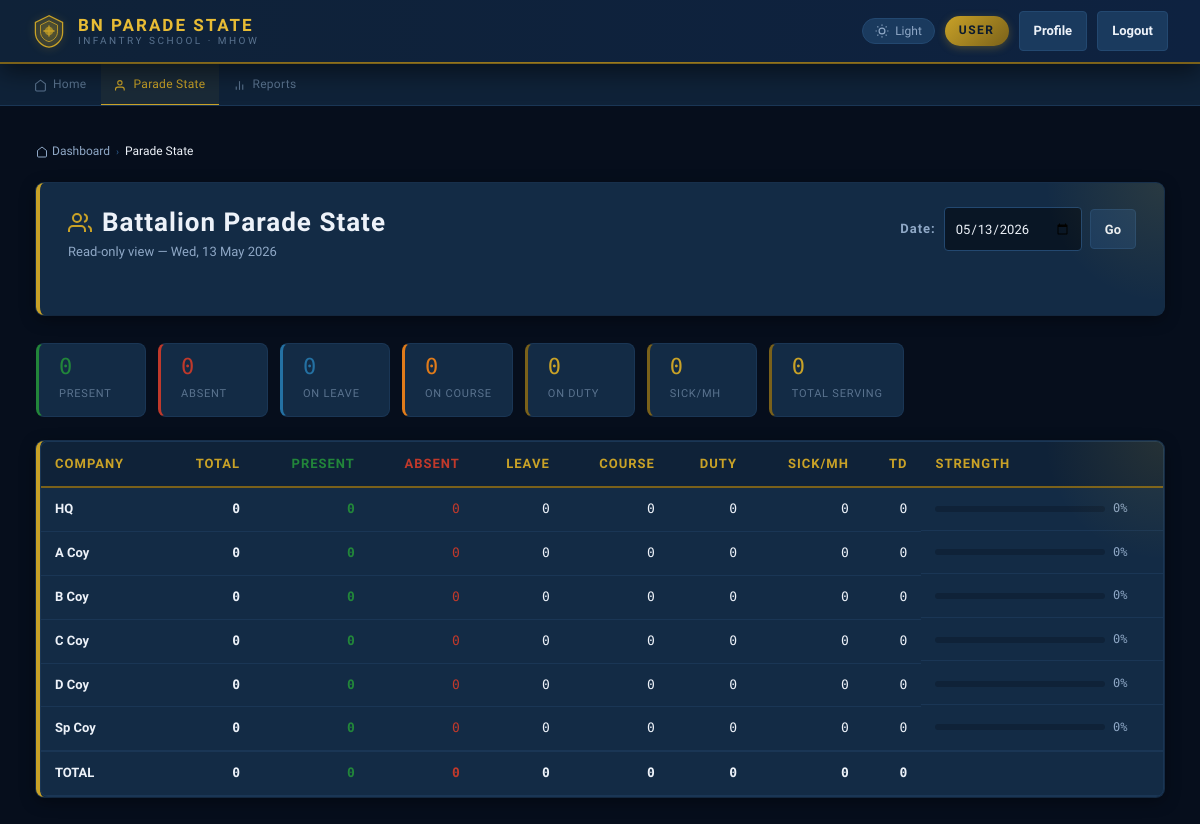
Page /user/view_parade_state.php (signed in) on the earlier database version.
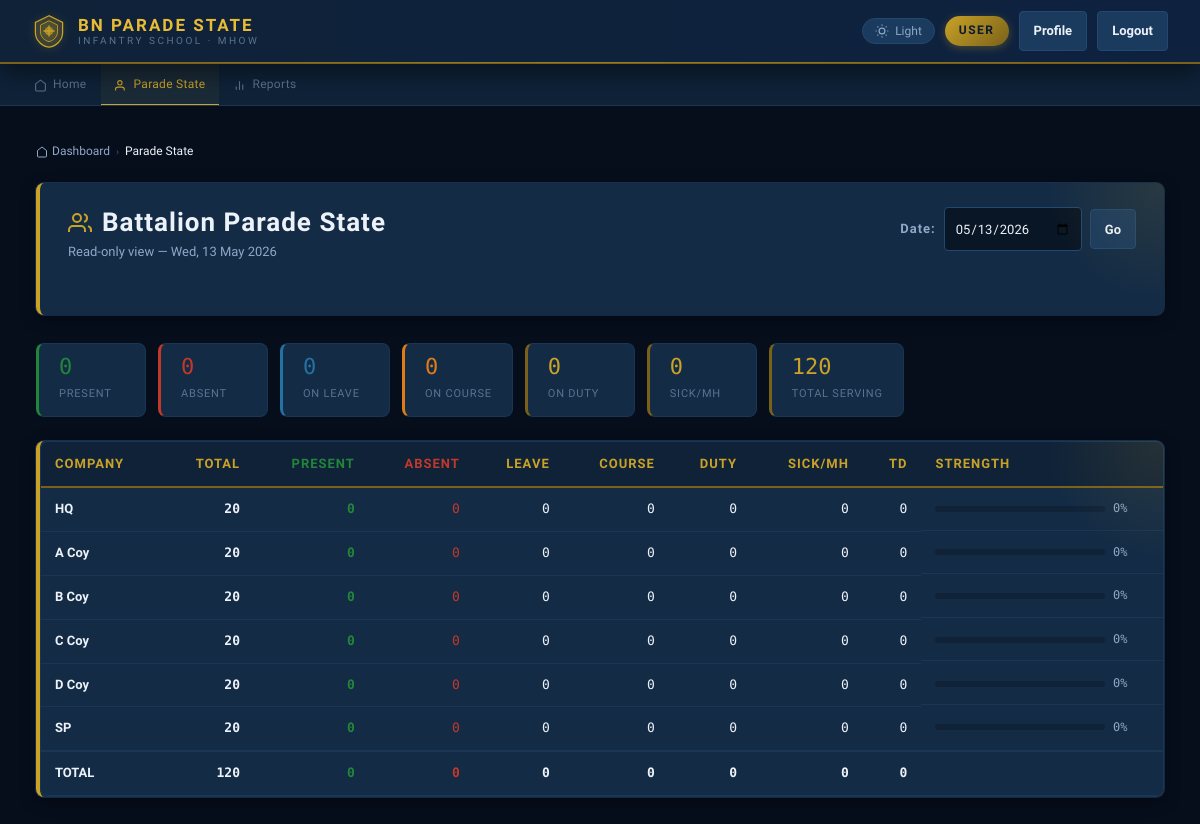
Same page on the later database version.
### tables this page shows
CREATE TABLE companies (
    id INT AUTO_INCREMENT PRIMARY KEY,
    company_name VARCHAR(100) NOT NULL,
    short_name VARCHAR(20) NOT NULL,
    is_active TINYINT DEFAULT 1
);

### user/view_parade_state.php (the view, shortened to what the changed rows need)
<?php
include("../config/db.php");
function h($v) { return htmlspecialchars((string)$v, ENT_QUOTES, 'UTF-8'); }
$today    = date("Y-m-d");
$viewDate = $_GET["date"] ?? $today;
$companies = mysqli_fetch_all(mysqli_query($conn,
    "SELECT c.id, c.company_name, c.short_name,
            COUNT(CASE WHEN p.service_status='Serving' THEN 1 END) AS total,
            COUNT(CASE WHEN a.status='Present'      THEN 1 END) AS present,
            COUNT(CASE WHEN a.status='Absent'       THEN 1 END) AS absent,
            COUNT(CASE WHEN a.status='Leave'        THEN 1 END) AS on_leave,
            COUNT(CASE WHEN a.status='Course'       THEN 1 END) AS on_course,
            COUNT(CASE WHEN a.status='Duty'         THEN 1 END) AS on_duty,
            COUNT(CASE WHEN a.status IN ('Sick Report','MH') THEN 1 END) AS sick,
            COUNT(CASE WHEN a.status='TD'           THEN 1 END) AS td
     FROM companies c
     LEFT JOIN personnel p ON p.company_id = c.id AND p.service_status = 'Serving'
     LEFT JOIN attendance a ON a.personnel_id = p.id AND a.attendance_date = '$viewDate'
     WHERE c.is_active = 1
     GROUP BY c.id
     ORDER BY c.id"), MYSQLI_ASSOC);
$totals = ['total'=>0,'present'=>0,'absent'=>0,'on_leave'=>0,'on_course'=>0,'on_duty'=>0,'sick'=>0,'td'=>0];
foreach ($companies as $c) {
    foreach ($totals as $k => $_) $totals[$k] += (int)$c[$k];
}
?>
<!DOCTYPE html>
<html lang="en">
<head>
    <link rel="stylesheet" href="../assets/css/style.css">
</head>
<body>
<main id="main-content" class="container">
    <div class="panel">
        <div class="page-header-row">
            <div class="page-header">
                <h1><svg viewBox="0 0 24 24" fill="none" stroke="currentColor" stroke-width="2"><path d="M17 21v-2a4 4 0 0 0-4-4H5a4 4 0 0 0-4 4v2"/><circle cx="9" cy="7" r="4"/><path d="M23 21v-2a4 4 0 0 0-3-3.87"/><path d="M16 3.13a4 4 0 0 1 0 7.75"/></svg>Battalion Parade State</h1>
            </div>
        </div>
    </div>
    <div class="summary-tiles">
        <div class="summary-tile"><strong><?php echo $totals['total']; ?></strong><span>Total Serving</span></div>
    </div>
    <?php if (empty($companies)): ?>
    <div class="panel">
        <div class="empty-state">
            <svg viewBox="0 0 24 24" fill="none" stroke="currentColor" stroke-width="1.5"><path d="M17 21v-2a4 4 0 0 0-4-4H5a4 4 0 0 0-4 4v2"/><circle cx="9" cy="7" r="4"/></svg>
            <h3>No Companies Found</h3>
            <p>No active companies are configured in the system.</p>
        </div>
    </div>
    <?php else: ?>
    <div class="panel" style="padding:0;overflow:hidden;">
        <div class="table-wrap">
            <table>
                <thead>
                    <tr>
                        <th>Company</th>
                        <th class="num">Total</th>
                        <th class="num" style="color:var(--status-present)">Present</th>
                        <th class="num" style="color:var(--status-absent)">Absent</th>
                        <th class="num">Leave</th>
                        <th class="num">Course</th>
                        <th class="num">Duty</th>
                        <th class="num">Sick/MH</th>
                        <th class="num">TD</th>
                        <th>Strength</th>
                    </tr>
                </thead>
                <tbody>
                <?php foreach ($companies as $c):
                    $pct = $c['total'] > 0 ? round($c['present'] / $c['total'] * 100) : 0;
                ?>
                <tr>
                    <td><strong><?php echo h($c['short_name'] ?: $c['company_name']); ?></strong></td>
                    <td class="num fw-bold"><?php echo $c['total']; ?></td>
                    <td class="num text-green fw-bold"><?php echo $c['present']; ?></td>
                    <td class="num text-red"><?php echo $c['absent']; ?></td>
                    <td class="num"><?php echo $c['on_leave']; ?></td>
                    <td class="num"><?php echo $c['on_course']; ?></td>
                    <td class="num"><?php echo $c['on_duty']; ?></td>
                    <td class="num"><?php echo $c['sick']; ?></td>
                    <td class="num"><?php echo $c['td']; ?></td>
                    <td class="strength-bar-cell">
                        <div class="progress-bar" style="width:120px;" title="<?php echo $pct; ?>% present">
                        </div>
                        <span class="strength-pct"><?php echo $pct; ?>%</span>
                    </td>
                </tr>
                <?php endforeach; ?>
                </tbody>
                <tfoot>
                    <tr style="font-weight:600;border-top:2px solid var(--border-subtle);">
                        <td>TOTAL</td>
                        <td class="num"><?php echo $totals['total']; ?></td>
                        <td class="num text-green"><?php echo $totals['present']; ?></td>
                        <td class="num text-red"><?php echo $totals['absent']; ?></td>
                        <td class="num"><?php echo $totals['on_leave']; ?></td>
                        <td class="num"><?php echo $totals['on_course']; ?></td>
                        <td class="num"><?php echo $totals['on_duty']; ?></td>
                        <td class="num"><?php echo $totals['sick']; ?></td>
                        <td class="num"><?php echo $totals['td']; ?></td>
                        <td></td>
                    </tr>
                </tfoot>
            </table>
        </div>
    </div>
    <?php endif; ?>
</main>
</body>
</html>

Differences in the rows shown:
changed companies "HQ": total "0" → "20"
computed for companies "A Coy": total "0" → "20"
computed for companies "B Coy": total "0" → "20"
computed for companies "C Coy": total "0" → "20"
computed for companies "D Coy": total "0" → "20"
changed companies (number 6 of 6 on the later page): short_name "Sp Coy" → "SP"; total "0" → "20"
Other differences:
$totals['total']: "0" → "120"
